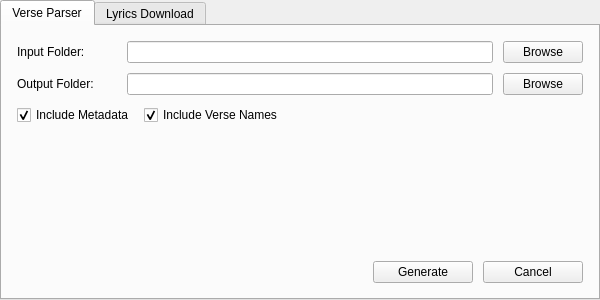
<?xml version="1.0" encoding="UTF-8"?>
<ui version="4.0">
 <class>VerseParserWindow</class>
 <widget class="QMainWindow" name="VerseParserWindow">
  <property name="geometry">
   <rect>
    <x>0</x>
    <y>0</y>
    <width>600</width>
    <height>300</height>
   </rect>
  </property>
  <property name="windowTitle">
   <string>Verse Parser</string>
  </property>
  <widget class="QWidget" name="centralwidget">
   <layout class="QVBoxLayout" name="mainLayout">
    <property name="spacing">
     <number>10</number>
    </property>
    <property name="leftMargin">
     <number>0</number>
    </property>
    <property name="topMargin">
     <number>0</number>
    </property>
    <property name="rightMargin">
     <number>0</number>
    </property>
    <property name="bottomMargin">
     <number>0</number>
    </property>
    <!-- Tab Widget -->
    <item>
     <widget class="QTabWidget" name="tabWidget">
      <property name="currentIndex">
       <number>0</number>
      </property>
      <!-- Tab 1: Verse Parser -->
      <widget class="QWidget" name="verseParserTab">
       <attribute name="title">
        <string>Verse Parser</string>
       </attribute>
       <layout class="QVBoxLayout" name="verseParserLayout">
        <property name="spacing">
         <number>10</number>
        </property>
        <property name="leftMargin">
         <number>15</number>
        </property>
        <property name="topMargin">
         <number>15</number>
        </property>
        <property name="rightMargin">
         <number>15</number>
        </property>
        <property name="bottomMargin">
         <number>15</number>
        </property>
        <!-- Input Folder Section -->
        <item>
         <layout class="QHBoxLayout" name="inputLayout">
          <item>
           <widget class="QLabel" name="inputLabel">
            <property name="minimumSize">
             <size>
              <width>100</width>
              <height>0</height>
             </size>
            </property>
            <property name="maximumSize">
             <size>
              <width>100</width>
              <height>16777215</height>
             </size>
            </property>
            <property name="text">
             <string>Input Folder:</string>
            </property>
           </widget>
          </item>
          <item>
           <widget class="QLineEdit" name="inputPathField">
            <property name="readOnly">
             <bool>true</bool>
            </property>
           </widget>
          </item>
          <item>
           <widget class="QPushButton" name="inputBrowseBtn">
            <property name="text">
             <string>Browse</string>
            </property>
           </widget>
          </item>
         </layout>
        </item>
        <!-- Output Folder Section -->
        <item>
         <layout class="QHBoxLayout" name="outputLayout">
          <item>
           <widget class="QLabel" name="outputLabel">
            <property name="minimumSize">
             <size>
              <width>100</width>
              <height>0</height>
             </size>
            </property>
            <property name="maximumSize">
             <size>
              <width>100</width>
              <height>16777215</height>
             </size>
            </property>
            <property name="text">
             <string>Output Folder:</string>
            </property>
           </widget>
          </item>
          <item>
           <widget class="QLineEdit" name="outputPathField">
            <property name="readOnly">
             <bool>true</bool>
            </property>
           </widget>
          </item>
          <item>
           <widget class="QPushButton" name="outputBrowseBtn">
            <property name="text">
             <string>Browse</string>
            </property>
           </widget>
          </item>
         </layout>
        </item>
        <!-- Options Section -->
        <item>
         <layout class="QHBoxLayout" name="optionsLayout">
          <item>
           <widget class="QCheckBox" name="metadataCheckbox">
            <property name="text">
             <string>Include Metadata</string>
            </property>
            <property name="checked">
             <bool>true</bool>
            </property>
           </widget>
          </item>
          <item>
           <widget class="QCheckBox" name="versenameCheckbox">
            <property name="text">
             <string>Include Verse Names</string>
            </property>
            <property name="checked">
             <bool>true</bool>
            </property>
           </widget>
          </item>
          <item>
           <spacer name="horizontalSpacer">
            <property name="orientation">
             <enum>Qt::Horizontal</enum>
            </property>
            <property name="sizeHint" stdset="0">
             <size>
              <width>40</width>
              <height>20</height>
             </size>
            </property>
           </spacer>
          </item>
         </layout>
        </item>
        <!-- Vertical Spacer -->
        <item>
         <spacer name="verticalSpacer">
          <property name="orientation">
           <enum>Qt::Vertical</enum>
          </property>
          <property name="sizeHint" stdset="0">
           <size>
            <width>20</width>
            <height>40</height>
           </size>
          </property>
         </spacer>
        </item>
        <!-- Buttons Section -->
        <item>
         <layout class="QHBoxLayout" name="buttonLayout">
          <item>
           <spacer name="horizontalSpacer_2">
            <property name="orientation">
             <enum>Qt::Horizontal</enum>
            </property>
            <property name="sizeHint" stdset="0">
             <size>
              <width>40</width>
              <height>20</height>
             </size>
            </property>
           </spacer>
          </item>
          <item>
           <widget class="QPushButton" name="generateBtn">
            <property name="minimumSize">
             <size>
              <width>100</width>
              <height>0</height>
             </size>
            </property>
            <property name="maximumSize">
             <size>
              <width>100</width>
              <height>16777215</height>
             </size>
            </property>
            <property name="text">
             <string>Generate</string>
            </property>
           </widget>
          </item>
          <item>
           <widget class="QPushButton" name="cancelBtn">
            <property name="minimumSize">
             <size>
              <width>100</width>
              <height>0</height>
             </size>
            </property>
            <property name="maximumSize">
             <size>
              <width>100</width>
              <height>16777215</height>
             </size>
            </property>
            <property name="text">
             <string>Cancel</string>
            </property>
           </widget>
          </item>
         </layout>
        </item>
       </layout>
      </widget>
      <!-- Tab 2: Lyrics Download -->
      <widget class="QWidget" name="lyricsDownloadTab">
       <attribute name="title">
        <string>Lyrics Download</string>
       </attribute>
       <layout class="QVBoxLayout" name="lyricsDownloadLayout">
        <property name="spacing">
         <number>10</number>
        </property>
        <property name="leftMargin">
         <number>15</number>
        </property>
        <property name="topMargin">
         <number>15</number>
        </property>
        <property name="rightMargin">
         <number>15</number>
        </property>
        <property name="bottomMargin">
         <number>15</number>
        </property>
        <!-- Source Selection -->
        <item>
         <layout class="QHBoxLayout" name="sourceLayout">
          <item>
           <widget class="QLabel" name="sourceLabel">
            <property name="minimumSize">
             <size>
              <width>100</width>
              <height>0</height>
             </size>
            </property>
            <property name="maximumSize">
             <size>
              <width>100</width>
              <height>16777215</height>
             </size>
            </property>
            <property name="text">
             <string>Source:</string>
            </property>
           </widget>
          </item>
          <item>
           <widget class="QComboBox" name="sourceComboBox">
            <property name="minimumSize">
             <size>
              <width>200</width>
              <height>0</height>
             </size>
            </property>
           </widget>
          </item>
          <item>
           <spacer name="sourceHorizontalSpacer">
            <property name="orientation">
             <enum>Qt::Horizontal</enum>
            </property>
            <property name="sizeHint" stdset="0">
             <size>
              <width>40</width>
              <height>20</height>
             </size>
            </property>
           </spacer>
          </item>
         </layout>
        </item>
        <!-- Artist Selection with Refresh Button -->
        <item>
         <layout class="QHBoxLayout" name="artistLayout">
          <item>
           <widget class="QLabel" name="artistLabel">
            <property name="minimumSize">
             <size>
              <width>100</width>
              <height>0</height>
             </size>
            </property>
            <property name="maximumSize">
             <size>
              <width>100</width>
              <height>16777215</height>
             </size>
            </property>
            <property name="text">
             <string>Artist:</string>
            </property>
           </widget>
          </item>
          <item>
           <widget class="QComboBox" name="artistComboBox">
            <property name="editable">
             <bool>true</bool>
            </property>
            <property name="minimumSize">
             <size>
              <width>250</width>
              <height>0</height>
             </size>
            </property>
           </widget>
          </item>
          <item>
           <widget class="QPushButton" name="refreshArtistsBtn">
            <property name="minimumSize">
             <size>
              <width>80</width>
              <height>0</height>
             </size>
            </property>
            <property name="maximumSize">
             <size>
              <width>80</width>
              <height>16777215</height>
             </size>
            </property>
            <property name="text">
             <string>Refresh</string>
            </property>
           </widget>
          </item>
          <item>
           <spacer name="artistHorizontalSpacer">
            <property name="orientation">
             <enum>Qt::Horizontal</enum>
            </property>
            <property name="sizeHint" stdset="0">
             <size>
              <width>40</width>
              <height>20</height>
             </size>
            </property>
           </spacer>
          </item>
         </layout>
        </item>
        <!-- Destination Folder Selection -->
        <item>
         <layout class="QHBoxLayout" name="destinationLayout">
          <item>
           <widget class="QLabel" name="destinationLabel">
            <property name="minimumSize">
             <size>
              <width>100</width>
              <height>0</height>
             </size>
            </property>
            <property name="maximumSize">
             <size>
              <width>100</width>
              <height>16777215</height>
             </size>
            </property>
            <property name="text">
             <string>Destination:</string>
            </property>
           </widget>
          </item>
          <item>
           <widget class="QLineEdit" name="destinationPathField">
            <property name="readOnly">
             <bool>true</bool>
            </property>
           </widget>
          </item>
          <item>
           <widget class="QPushButton" name="destinationBrowseBtn">
            <property name="text">
             <string>Browse</string>
            </property>
           </widget>
          </item>
         </layout>
        </item>
        <!-- Console Output Area -->
        <item>
         <widget class="QLabel" name="consoleLabel">
          <property name="text">
           <string>Console Output:</string>
          </property>
         </widget>
        </item>
        <item>
         <widget class="QPlainTextEdit" name="consoleOutput">
          <property name="readOnly">
           <bool>true</bool>
          </property>
          <property name="minimumHeight">
           <number>150</number>
          </property>
         </widget>
        </item>
        <!-- Action Buttons -->
        <item>
         <layout class="QHBoxLayout" name="actionButtonsLayout">
          <item>
           <spacer name="actionHorizontalSpacer">
            <property name="orientation">
             <enum>Qt::Horizontal</enum>
            </property>
            <property name="sizeHint" stdset="0">
             <size>
              <width>40</width>
              <height>20</height>
             </size>
            </property>
           </spacer>
          </item>
          <item>
           <widget class="QPushButton" name="downloadLyricsBtn">
            <property name="minimumSize">
             <size>
              <width>100</width>
              <height>0</height>
             </size>
            </property>
            <property name="maximumSize">
             <size>
              <width>100</width>
              <height>16777215</height>
             </size>
            </property>
            <property name="text">
             <string>Download</string>
            </property>
           </widget>
          </item>
          <item>
           <widget class="QPushButton" name="cancelLyricsBtn">
            <property name="minimumSize">
             <size>
              <width>100</width>
              <height>0</height>
             </size>
            </property>
            <property name="maximumSize">
             <size>
              <width>100</width>
              <height>16777215</height>
             </size>
            </property>
            <property name="text">
             <string>Cancel</string>
            </property>
           </widget>
          </item>
         </layout>
        </item>
       </layout>
      </widget>
     </widget>
    </item>
   </layout>
  </widget>
 </widget>
 <resources/>
 <connections/>
</ui>
